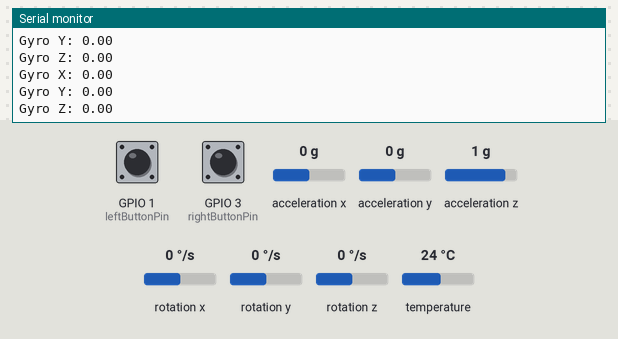
The sketch below on a simulated ESP8266 (NodeMCU). Parts: the last lines printed to the serial monitor. Inputs (shaded band) come from the test bench; at power-on: rotation x 0 °/s, rotation y 0 °/s, rotation z 0 °/s, GPIO 1 (leftButtonPin) HIGH, GPIO 3 (rightButtonPin) HIGH, acceleration x 0 g, acceleration y 0 g, acceleration z 1 g, temperature 24 °C.

Above: at 1.2 s.
1.3 s: rotation x set to -192 °/s
At 2.2 s:
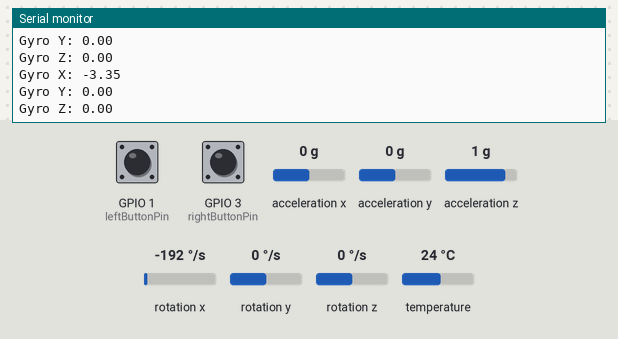
2.8 s: rotation y set to -192 °/s
At 3.3 s:
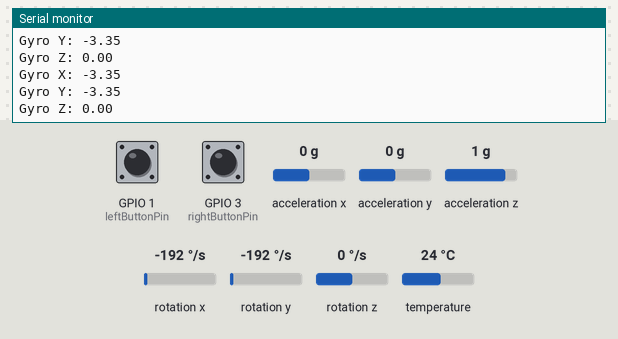
4.3 s: rotation z set to -192 °/s
At 4.8 s:
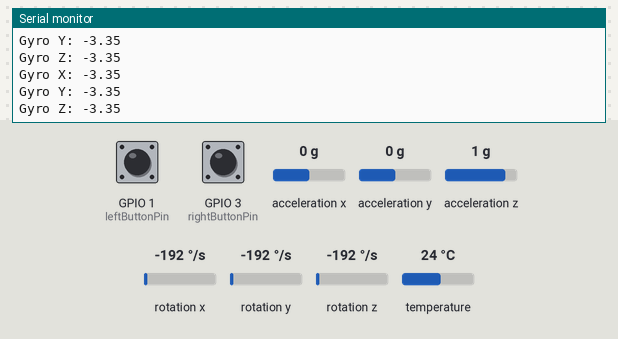

Measured:
- after the input at 1.3 s, the serial monitor: prints a new line at once (image 1)
- after the input at 2.8 s, the serial monitor: prints a new line at once (image 2)
- after the input at 4.3 s, the serial monitor: prints a new line at once (image 3)

The sketch:

esp01txF.ino
```cpp
#include <Wire.h>
#include <Adafruit_MPU6050.h>
#include <Adafruit_Sensor.h>
#include <espnow.h>
#include <ESP8266WiFi.h>

// MPU-6050
Adafruit_MPU6050 mpu;
bool mpu_connected = false;

typedef struct struct_message {
  float gyro_x;
  float gyro_y;
  float gyro_z;
  bool left_click;
  bool right_click;
} struct_message;

struct_message sensorData;

// Receiver MAC Address (replace with your receiver's MAC address)84:0D:8E:A3:A3:30

uint8_t broadcastAddress[] = {0x84, 0x0D, 0x8E, 0xA3, 0xA3, 0x30};

const int leftButtonPin = 1; // GPIO0 (pin 3)
const int rightButtonPin = 3; // GPIO2 (pin 1)

void setup() {
  Serial.begin(115200);

  // Initialize I2C with SDA on GPIO0 and SCL on GPIO2
  Wire.begin(2, 0);

  // Attempt to initialize MPU-6050
  if (mpu.begin()) {
    mpu_connected = true;
    mpu.setAccelerometerRange(MPU6050_RANGE_2_G);
    mpu.setGyroRange(MPU6050_RANGE_250_DEG);
    mpu.setFilterBandwidth(MPU6050_BAND_5_HZ);
    Serial.println("MPU6050 initialized successfully.");
  } else {
    Serial.println("Failed to find MPU6050 chip, sending dummy data.");
  }

  pinMode(leftButtonPin, INPUT_PULLUP); // Enable internal pull-up resistor
  pinMode(rightButtonPin, INPUT_PULLUP); // Enable internal pull-up resistor

  // Initialize ESP-NOW
  WiFi.mode(WIFI_STA);
  if (esp_now_init() != 0) {
    Serial.println("Error initializing ESP-NOW");
    return;
  }

  esp_now_set_self_role(ESP_NOW_ROLE_CONTROLLER);
  esp_now_add_peer(broadcastAddress, ESP_NOW_ROLE_SLAVE, 1, NULL, 0);
}

void loop() {
  if (mpu_connected) {
    sensors_event_t a, g, temp;
    mpu.getEvent(&a, &g, &temp);
    sensorData.gyro_x = g.gyro.x;
    sensorData.gyro_y = g.gyro.y;
    sensorData.gyro_z = g.gyro.z;
  } else {
    // Send dummy data if MPU-6050 is not connected
    sensorData.gyro_x = 0.0;
    sensorData.gyro_y = 0.0;
    sensorData.gyro_z = 0.0;
  }
  sensorData.left_click = digitalRead(leftButtonPin) == LOW;
  sensorData.right_click = digitalRead(rightButtonPin) == LOW;
  esp_now_send(broadcastAddress, (uint8_t *)&sensorData, sizeof(sensorData));

  Serial.print("Gyro X: "); Serial.println(sensorData.gyro_x);
  Serial.print("Gyro Y: "); Serial.println(sensorData.gyro_y);
  Serial.print("Gyro Z: "); Serial.println(sensorData.gyro_z);

  delay(10);
}
```
